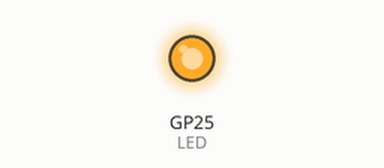
Bench run of a program on a simulated Raspberry Pi Pico running MicroPython. Parts: output pins drawn as LEDs (lit = HIGH). Nothing arrives over Bluetooth unless stated; what the program prints to the serial console is not drawn. At 8.5 s the program stops and its outputs stay as they are.

Above: at 0.1 s.
At 8.6 s:
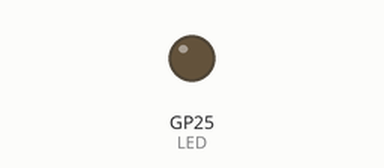
Timing chart, 0 to 10.0 s (numbered marks = the images above):
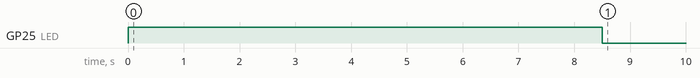

The program:

scan_all.py
```python
# scan_any.py — robust BLE scanner without relying on specific IRQ constants
import bluetooth, time, machine

ble = bluetooth.BLE()
ble.active(True)

LED = machine.Pin("LED", machine.Pin.OUT)

def mac_str(addr_le):
    # addr is little-endian (memoryview/bytes) from IRQ, reverse to human order
    b = bytes(addr_le)
    return ":".join("{:02X}".format(x) for x in b[::-1])

def irq(event, data):
    # Some ports name events differently; we only care about "scan result"-shaped tuples:
    # (addr_type, addr, adv_type, rssi, adv_data)
    if isinstance(data, tuple) and len(data) == 5:
        addr_type, addr, adv_type, rssi, adv_data = data
        try:
            print("{:4d} dBm | {}".format(rssi, mac_str(addr)))
        except Exception as e:
            # Fallback if anything odd shows up
            print("scan evt", event, "len5, rssi", rssi, "addr(raw)", bytes(addr))
    else:
        # Uncomment to see other events’ codes while we diagnose
        # print("evt", event, "data len", len(data) if hasattr(data, "__len__") else "?")
        pass

ble.irq(irq)

print("Scanning 8 s… twist the cube to wake it.")
LED.on()
# Active scan (last arg True) often helps; if noisy, change to False
ble.gap_scan(8000, 30000, 30000, True)

# Keep script alive while scan runs
t0 = time.ticks_ms()
while time.ticks_diff(time.ticks_ms(), t0) < 8500:
    time.sleep_ms(50)
LED.off()
print("Scan done.")
```

Measured:
- by itself, GP25 (LED): LOW → HIGH at 0.00 s, → LOW 8.5 s later
